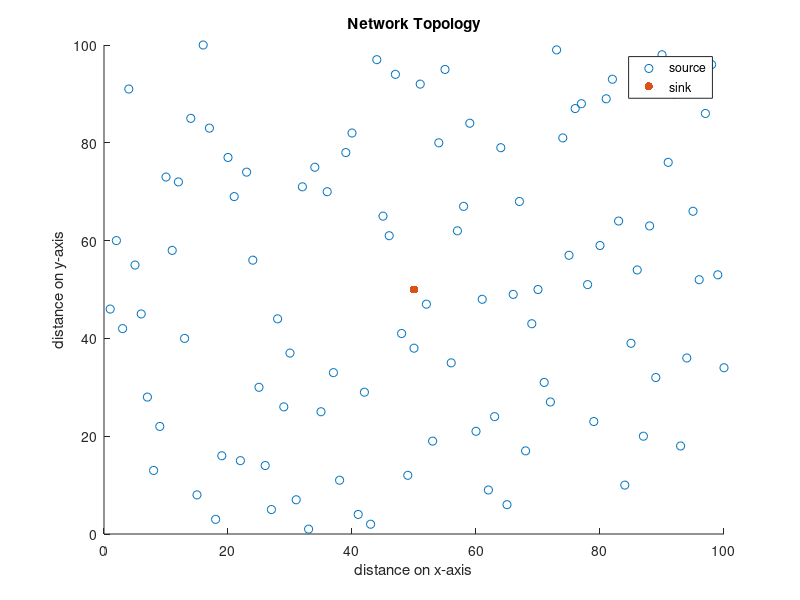

MATLAB code to generate this figure: (Note: this script raises an error after producing the figure.)
clear; clc; close all;
rng(24); %set the random seed!

%% WSN Parameters
N = 100; %The number of sensors
area_width = 100;  area_height = 100;
eta_short = 10;     %nJ/bit/m2;
eta_long = 0.0013;  %nJ/bit/m4;
d0 = sqrt(eta_short/eta_long); 
E_initial = 2e9; % in nJ (the starting energy)
E_elec = 50; E_agg = 50;
k = 625*8; %number_of_bits per cycle
R = 30; %threshold for one-hop/dual-hop transmission

func_tx_energy = @(E,eta,exp,d) max(0, E - (k*(E_elec + E_agg) + k*eta*d^exp));
func_rx_energy = @(E, n) max(0, E - (n*k*E_elec));

%% Generating the location of senssors
locs = cat(1, randperm(area_width), randperm(area_height))';
% assert no node existance @ the network center
for i=1:size(locs,2)
    if locs(i,:) == [50 50]
        locs(i,:) = locs(i,:) + randi([1,20], 1 , 2);
    end
end
% Add the sink node @ the network center
f1 = figure('Name', 'Network Topology');
scatter(locs(:,1),locs(:,2));
hold on
scatter(50,50,'filled');
locs = cat(1, locs, [50, 50]);
legend('source', 'sink');
title('Network Topology');
xlabel('distance on x-axis');
ylabel('distance on y-axis');
% saveas(f1, [pwd '/Figures/network_topology_Sink_Centered']);
%% Calculate the distances
dists = sqrt(sum((locs-[50 50]).^2,2));
%% Initiate the energy
energy = E_initial*ones(1,N+1);


%% GO on cycles!
active_nodes =(N);

while 1
    % Calculate the dissipated & remaining energy
for i=1:N
    dist = dists(i);
    if dist > R
        [sending_index, dist_to_node] = intermediate_selection(i, locs(1:end-1, :), dists(1:end-1));
        % Transmission between node and intermediate
        if dist_to_node <= d0 
            energy(i) = func_tx_energy(energy(i), eta_short, 2, dist_to_node);
        else
            energy(i) = func_tx_energy(energy(i), eta_long, 4, dist_to_node);
        end
        energy(sending_index) = func_rx_energy(energy(sending_index), 1);
        % Transmission between intermediate and sink
        dist = dists(sending_index);
        if dist <= d0 
            energy(sending_index) = func_tx_energy(energy(sending_index), eta_short, 2, dist);
        else
            energy(sending_index) = func_tx_energy(energy(sending_index), eta_long, 4, dist);
        end  
    % Otherwise, THE NORMAL CASE
    elseif dist <= d0
        energy(i) = func_tx_energy(energy(i), eta_short, 2, dist);
    else
        energy(i) = func_tx_energy(energy(i), eta_long, 4, dist);
    end
end
energy(N+1) = func_rx_energy(energy(N+1), active_nodes(end));
    % Get the no. of active nodes
tx_threshold = k*(E_elec+E_agg) + k*eta_short*1^2;
active_nodes = cat(2, active_nodes, sum(energy(1:N) >= tx_threshold));

rx_threshold = k*E_elec;
if active_nodes(end) == 0 || energy(N+1) < rx_threshold
    break;
end
end

% remove the first element in the active_nodes vector (intialization)
 active_nodes = active_nodes(2:end);
f2 = figure('Name', 'Curve of Active Nodes');
plot(linspace(1,length(active_nodes),length(active_nodes)), active_nodes);
grid on
xlabel('no. of cycle');
ylabel('no. of active nodes');
title('The number of active nodes at each cycle - Sink Centered');

%% TRIAL DEMO -- In case of dual hop transmission, select the intermediate node! 
min_index = intermediate_selection(1, locs(1:end-1, :), dists(1:end-1));